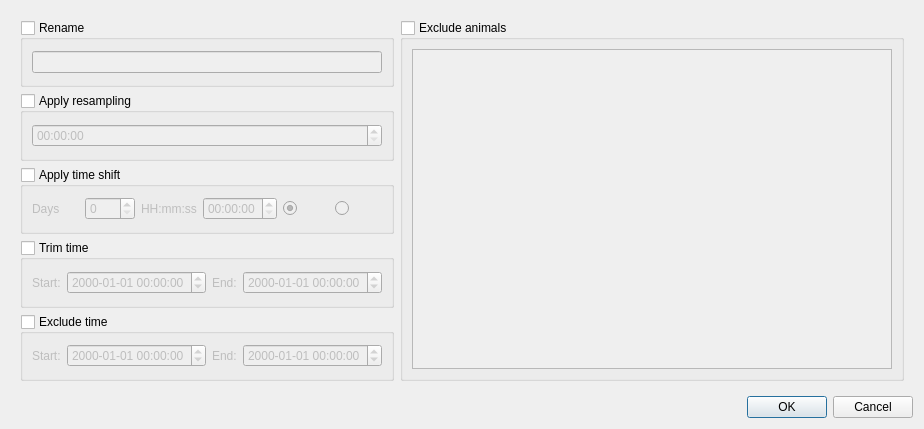
<?xml version="1.0" encoding="UTF-8"?>
<ui version="4.0">
 <author>Anton Rau</author>
 <class>AdjustDatasetDialog</class>
 <widget class="QDialog" name="AdjustDatasetDialog">
  <property name="geometry">
   <rect>
    <x>0</x>
    <y>0</y>
    <width>924</width>
    <height>429</height>
   </rect>
  </property>
  <property name="windowTitle">
   <string>Adjust Dataset</string>
  </property>
  <layout class="QVBoxLayout" name="verticalLayout">
   <item>
    <widget class="QWidget" name="widgetMain" native="true">
     <layout class="QHBoxLayout" name="horizontalLayout_4">
      <item>
       <widget class="QWidget" name="widgetLeft" native="true">
        <property name="sizePolicy">
         <sizepolicy hsizetype="Fixed" vsizetype="Preferred">
          <horstretch>0</horstretch>
          <verstretch>0</verstretch>
         </sizepolicy>
        </property>
        <layout class="QVBoxLayout" name="verticalLayout_4">
         <property name="leftMargin">
          <number>0</number>
         </property>
         <property name="topMargin">
          <number>0</number>
         </property>
         <property name="rightMargin">
          <number>0</number>
         </property>
         <property name="bottomMargin">
          <number>0</number>
         </property>
         <item>
          <widget class="QGroupBox" name="groupBoxRename">
           <property name="title">
            <string>Rename</string>
           </property>
           <property name="checkable">
            <bool>true</bool>
           </property>
           <property name="checked">
            <bool>false</bool>
           </property>
           <layout class="QVBoxLayout" name="verticalLayout_3">
            <item>
             <widget class="QLineEdit" name="lineEditName"/>
            </item>
           </layout>
          </widget>
         </item>
         <item>
          <widget class="QGroupBox" name="groupBoxResampling">
           <property name="title">
            <string>Apply resampling</string>
           </property>
           <property name="checkable">
            <bool>true</bool>
           </property>
           <property name="checked">
            <bool>false</bool>
           </property>
           <layout class="QVBoxLayout" name="verticalLayout_2">
            <item>
             <widget class="QTimeEdit" name="timeEditResamplingInterval">
              <property name="displayFormat">
               <string>HH:mm:ss</string>
              </property>
             </widget>
            </item>
           </layout>
          </widget>
         </item>
         <item>
          <widget class="QGroupBox" name="groupBoxTimeShift">
           <property name="title">
            <string>Apply time shift</string>
           </property>
           <property name="checkable">
            <bool>true</bool>
           </property>
           <property name="checked">
            <bool>false</bool>
           </property>
           <layout class="QHBoxLayout" name="horizontalLayout">
            <item>
             <widget class="QLabel" name="labelTimeShiftDays">
              <property name="text">
               <string>Days</string>
              </property>
             </widget>
            </item>
            <item>
             <widget class="QSpinBox" name="spinBoxTimeShiftDays">
              <property name="minimumSize">
               <size>
                <width>50</width>
                <height>0</height>
               </size>
              </property>
             </widget>
            </item>
            <item>
             <widget class="QLabel" name="labelTimeShiftTime">
              <property name="text">
               <string>HH:mm:ss</string>
              </property>
             </widget>
            </item>
            <item>
             <widget class="QTimeEdit" name="timeEditTimeShift">
              <property name="displayFormat">
               <string>HH:mm:ss</string>
              </property>
             </widget>
            </item>
            <item>
             <widget class="QRadioButton" name="radioButtonTimeShiftMinus">
              <property name="icon">
               <iconset resource="../../../resources/resources.qrc">
                <normaloff>:/icons/icons8-minus-16.png</normaloff>:/icons/icons8-minus-16.png</iconset>
              </property>
              <property name="checked">
               <bool>true</bool>
              </property>
             </widget>
            </item>
            <item>
             <widget class="QRadioButton" name="radioButtonTimeShiftPlus">
              <property name="icon">
               <iconset resource="../../../resources/resources.qrc">
                <normaloff>:/icons/icons8-add-16.png</normaloff>:/icons/icons8-add-16.png</iconset>
              </property>
             </widget>
            </item>
           </layout>
          </widget>
         </item>
         <item>
          <widget class="QGroupBox" name="groupBoxTrimTime">
           <property name="title">
            <string>Trim time</string>
           </property>
           <property name="checkable">
            <bool>true</bool>
           </property>
           <property name="checked">
            <bool>false</bool>
           </property>
           <layout class="QHBoxLayout" name="horizontalLayout_2">
            <item>
             <widget class="QLabel" name="labelTrimTimeStart">
              <property name="text">
               <string>Start:</string>
              </property>
             </widget>
            </item>
            <item>
             <widget class="QDateTimeEdit" name="dateTimeEditTrimStart">
              <property name="displayFormat">
               <string>yyyy-MM-dd HH:mm:ss</string>
              </property>
             </widget>
            </item>
            <item>
             <widget class="QLabel" name="labelTrimTimeEnd">
              <property name="text">
               <string>End:</string>
              </property>
             </widget>
            </item>
            <item>
             <widget class="QDateTimeEdit" name="dateTimeEditTrimEnd">
              <property name="displayFormat">
               <string>yyyy-MM-dd HH:mm:ss</string>
              </property>
             </widget>
            </item>
           </layout>
          </widget>
         </item>
         <item>
          <widget class="QGroupBox" name="groupBoxExcludeTime">
           <property name="title">
            <string>Exclude time</string>
           </property>
           <property name="checkable">
            <bool>true</bool>
           </property>
           <property name="checked">
            <bool>false</bool>
           </property>
           <layout class="QHBoxLayout" name="horizontalLayout_3">
            <item>
             <widget class="QLabel" name="labelExcludeTimeStart">
              <property name="text">
               <string>Start:</string>
              </property>
             </widget>
            </item>
            <item>
             <widget class="QDateTimeEdit" name="dateTimeEditExcludeStart">
              <property name="displayFormat">
               <string>yyyy-MM-dd HH:mm:ss</string>
              </property>
             </widget>
            </item>
            <item>
             <widget class="QLabel" name="labelExcludeTimeEnd">
              <property name="text">
               <string>End:</string>
              </property>
             </widget>
            </item>
            <item>
             <widget class="QDateTimeEdit" name="dateTimeEditExcludeEnd">
              <property name="displayFormat">
               <string>yyyy-MM-dd HH:mm:ss</string>
              </property>
             </widget>
            </item>
           </layout>
          </widget>
         </item>
        </layout>
       </widget>
      </item>
      <item>
       <widget class="QGroupBox" name="groupBoxExcludeAnimals">
        <property name="title">
         <string>Exclude animals</string>
        </property>
        <property name="checkable">
         <bool>true</bool>
        </property>
        <property name="checked">
         <bool>false</bool>
        </property>
        <layout class="QVBoxLayout" name="verticalLayout_5">
         <item>
          <widget class="QTableWidget" name="tableWidgetAnimals">
           <property name="editTriggers">
            <set>QAbstractItemView::EditTrigger::NoEditTriggers</set>
           </property>
           <property name="selectionMode">
            <enum>QAbstractItemView::SelectionMode::MultiSelection</enum>
           </property>
           <property name="selectionBehavior">
            <enum>QAbstractItemView::SelectionBehavior::SelectRows</enum>
           </property>
           <property name="verticalScrollMode">
            <enum>QAbstractItemView::ScrollMode::ScrollPerPixel</enum>
           </property>
           <property name="horizontalScrollMode">
            <enum>QAbstractItemView::ScrollMode::ScrollPerPixel</enum>
           </property>
           <property name="sortingEnabled">
            <bool>true</bool>
           </property>
           <attribute name="verticalHeaderVisible">
            <bool>false</bool>
           </attribute>
           <attribute name="verticalHeaderMinimumSectionSize">
            <number>20</number>
           </attribute>
           <attribute name="verticalHeaderDefaultSectionSize">
            <number>20</number>
           </attribute>
          </widget>
         </item>
        </layout>
       </widget>
      </item>
     </layout>
    </widget>
   </item>
   <item>
    <widget class="QDialogButtonBox" name="buttonBox">
     <property name="orientation">
      <enum>Qt::Orientation::Horizontal</enum>
     </property>
     <property name="standardButtons">
      <set>QDialogButtonBox::StandardButton::Cancel|QDialogButtonBox::StandardButton::Ok</set>
     </property>
    </widget>
   </item>
  </layout>
 </widget>
 <resources>
  <include location="../../../resources/resources.qrc"/>
 </resources>
 <connections>
  <connection>
   <sender>buttonBox</sender>
   <signal>accepted()</signal>
   <receiver>AdjustDatasetDialog</receiver>
   <slot>accept()</slot>
   <hints>
    <hint type="sourcelabel">
     <x>248</x>
     <y>254</y>
    </hint>
    <hint type="destinationlabel">
     <x>157</x>
     <y>274</y>
    </hint>
   </hints>
  </connection>
  <connection>
   <sender>buttonBox</sender>
   <signal>rejected()</signal>
   <receiver>AdjustDatasetDialog</receiver>
   <slot>reject()</slot>
   <hints>
    <hint type="sourcelabel">
     <x>316</x>
     <y>260</y>
    </hint>
    <hint type="destinationlabel">
     <x>286</x>
     <y>274</y>
    </hint>
   </hints>
  </connection>
 </connections>
</ui>
